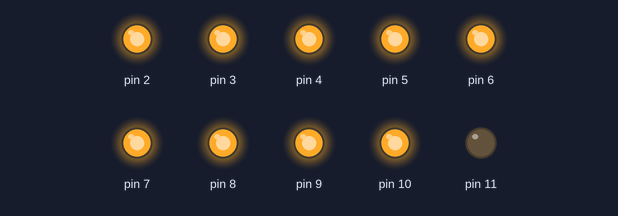
This sketch was run on a simulated Arduino Uno, built with avr-gcc and run on an emulated ATmega328P. On the bench: output pins drawn as LEDs (lit = HIGH).

Above: at 0.9 s.
At 1.4 s:
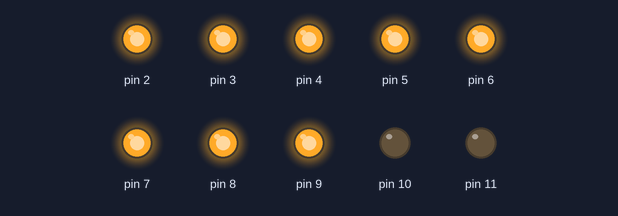
At 1.9 s:
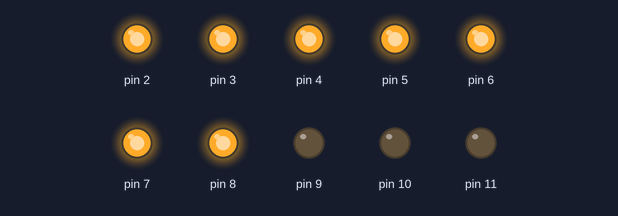
At 2.9 s:
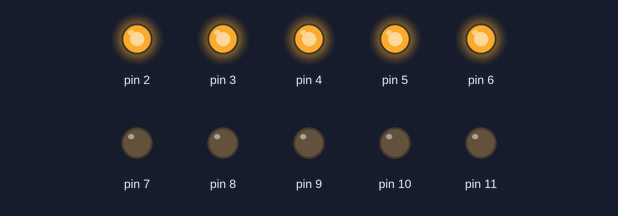
At 3.9 s:
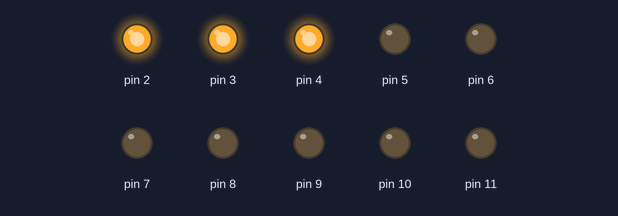
At 4.9 s:
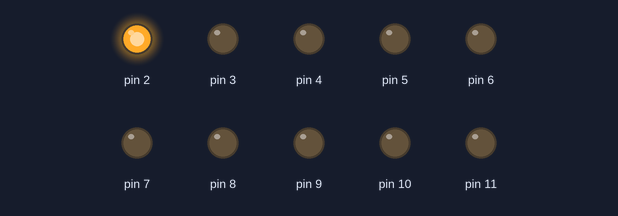
Timing chart, 0 to 7.2 s (numbered marks = the images above):
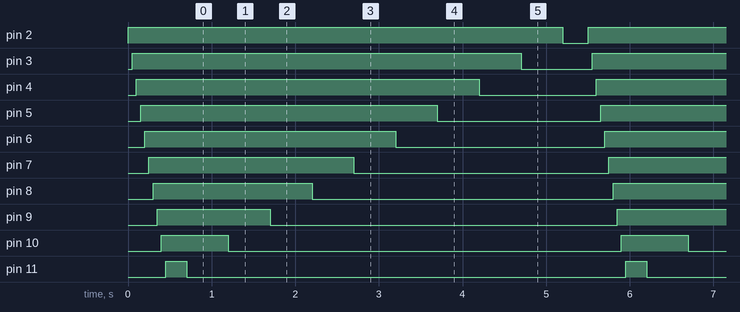

The sketch:

bladerunner-blaster-counter.ino
```cpp
/*
  10-bar LED array

  Connect the LED array to pins 11-2 and through a 220R resistor to ground on the other side.
  01/14/2010
*/

void setup ()
{
  for (int loop = 2; loop < 12; loop++)
  {
    pinMode (loop, OUTPUT);    // Set the pin IO mode
    digitalWrite (loop, LOW);
  }
}

void loop ()
{
  // The loop has to start at 2 because 1 isn't an IO pin.
  // Go from right to left
  for (int loop = 2; loop < 12; loop++)
  {
    // Switch the LED on for 10 milliseconds
    digitalWrite (loop, HIGH);
    delay (50);
    //digitalWrite (loop, LOW);
    //delay (20);
  }

  // And from left to right again
  for (int loop = 11; loop > 1; loop--)
  {
    digitalWrite (loop, HIGH);
    delay (200);
    digitalWrite (loop, LOW);
    delay (300);
  }
}
```

Measured:
- by itself, pin 2: alternates HIGH for 5.2 s and LOW for 0.30 s
- by itself, pin 3: alternates HIGH for 4.7 s and LOW for 0.85 s
- by itself, pin 4: alternates HIGH for 4.1 s and LOW for 1.4 s
- by itself, pin 5: alternates HIGH for 3.6 s and LOW for 2.0 s
- by itself, pin 6: alternates HIGH for 3.0 s and LOW for 2.5 s
- by itself, pin 7: alternates HIGH for 2.5 s and LOW for 3.1 s
- by itself, pin 8: alternates HIGH for 1.9 s and LOW for 3.6 s
- by itself, pin 9: alternates HIGH for 1.4 s and LOW for 4.2 s
